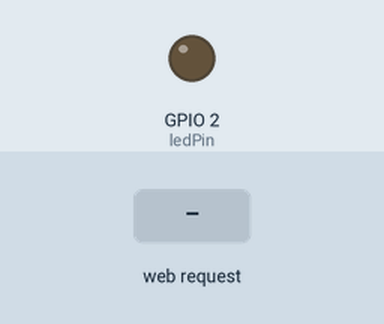
Simulated run of this sketch. Board: ESP32. On the bench: output pins drawn as LEDs (lit = HIGH). The test bench sets the inputs (shaded band). WiFi joins after 1.5 s; servers stay silent unless stated; what the sketch prints to the serial monitor is not drawn.

Above: at 2.8 s.
2.9 s: HTTP request GET /on received
At 3.2 s:
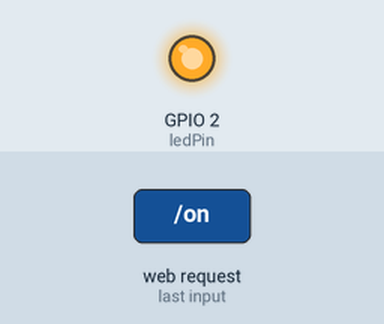
4.4 s: HTTP request GET /brightness?value=120 received
At 5.5 s:
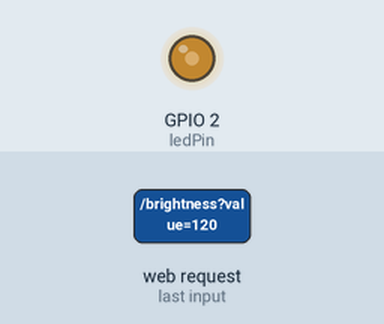
5.9 s: HTTP request GET /on?value=1 received
At 6.6 s:
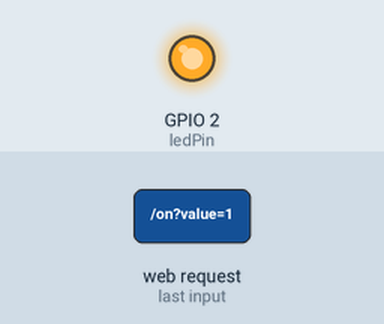
7.4 s: HTTP request GET /off received
At 7.8 s:
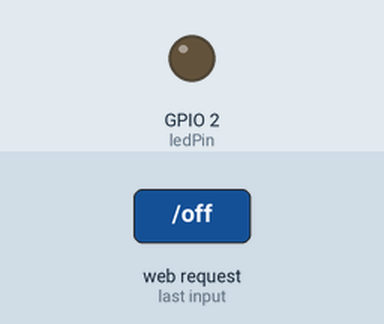
8.9 s: HTTP request GET /on?value=0 received
At 10.1 s:
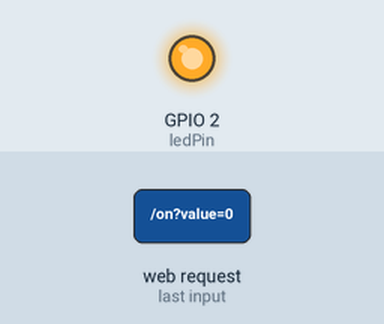
10.4 s: HTTP request GET /off?value=1 received
At 11.3 s:
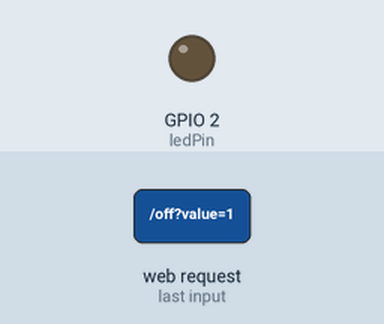
Timing chart, 0 to 12.9 s (numbered marks = the images above; inputs shaded):
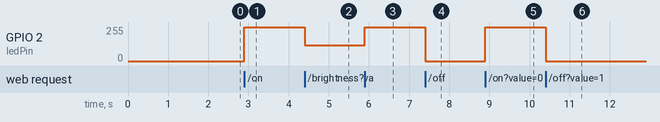

Measured:
- after the input at 2.9 s, GPIO 2 (ledPin): 0/255 → 255/255 at once
- after the input at 4.4 s, GPIO 2 (ledPin): 255/255 → 120/255 at once
- after the input at 5.9 s, GPIO 2 (ledPin): 120/255 → 255/255 at once
- after the input at 7.4 s, GPIO 2 (ledPin): 255/255 → 0/255 at once
- after the input at 8.9 s, GPIO 2 (ledPin): 0/255 → 255/255 at once
- after the input at 10.4 s, GPIO 2 (ledPin): 255/255 → 0/255 at once

The sketch:

esp32_led_webcontrol.ino
```cpp
#include <WiFi.h>
#include <WebServer.h>

const char* ssid = "475";         // ← 替換為你的 WiFi 名稱
const char* password = "123456787";     // ← 替換為你的 WiFi 密碼

const int ledPin = 2;            // ← 你接 LED 的腳位（建議 GPIO2, GPIO13, GPIO5 等支援 PWM）
const int pwmFreq = 5000;         // 頻率 5kHz
const int pwmResolution = 8;      // 解析度 8-bit (0~255)

WebServer server(80);

void setup() {
  Serial.begin(115200);
  delay(100);

  // ✅ 設定 PWM（新版 API）
  ledcAttach(ledPin, pwmFreq, pwmResolution);
  ledcWrite(ledPin, 0);  // 預設關燈

  // ✅ WiFi 連線
  Serial.print("連接中，WiFi：");
  Serial.println(ssid);
  WiFi.begin(ssid, password);
  while (WiFi.status() != WL_CONNECTED) {
    delay(500);
    Serial.print(".");
  }

  Serial.println("\n✅ WiFi 已連線！");
  Serial.print("📶 IP 位址：");
  Serial.println(WiFi.localIP());

  // ✅ HTTP 路由
  server.on("/", []() {
    server.send(200, "text/plain", "ESP32 is ready!");
  });

  server.on("/on", []() {
    ledcWrite(ledPin, 255); // 最亮
    Serial.println("🟢 收到 /on，已開燈（255）");
    server.send(200, "text/plain", "💡 LED 已開啟");
  });

  server.on("/off", []() {
    ledcWrite(ledPin, 0); // 關燈
    Serial.println("🔴 收到 /off，已關燈（0）");
    server.send(200, "text/plain", "🛑 LED 已關閉");
  });

  server.on("/brightness", []() {
    if (server.hasArg("value")) {
      int brightness = server.arg("value").toInt();
      brightness = constrain(brightness, 0, 255); // 限制在 0~255
      ledcWrite(ledPin, brightness);
      Serial.printf("🌕 收到 /brightness：亮度設定為 %d\n", brightness);
      server.send(200, "text/plain", "✅ 亮度已設為 " + String(brightness));
    } else {
      server.send(400, "text/plain", "⚠️ 缺少參數 value");
    }
  });

  server.begin();
  Serial.println("🌐 HTTP Server 已啟動");
}

void loop() {
  server.handleClient();
}
```
